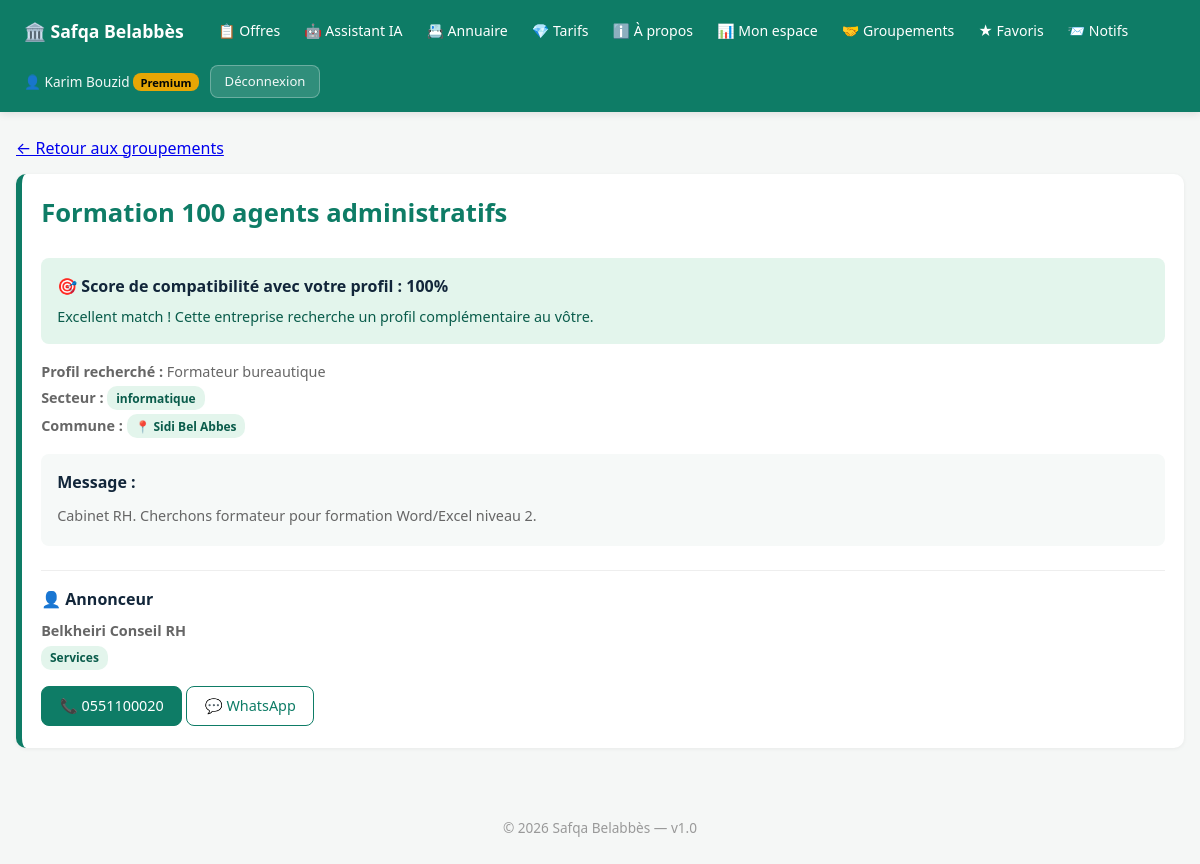
The app's page /partnerships/24 (signed in) with its own data.
### app/__init__.py (models this page shows, shortened)
class User(UserMixin, db.Model):
    __tablename__ = "users"
    id = db.Column(db.Integer, primary_key=True)
    email = db.Column(db.String(150), unique=True, nullable=False, index=True)
    phone = db.Column(db.String(20), unique=True, nullable=True, index=True)
    password_hash = db.Column(db.String(255), nullable=False)
    full_name = db.Column(db.String(120), nullable=False)
    role = db.Column(db.String(20), default="user", nullable=False)
    plan = db.Column(db.String(20), default="free", nullable=False)
    active = db.Column(db.Boolean, default=True, nullable=False)
    security_question = db.Column(db.String(40))
    security_answer_hash = db.Column(db.String(255))
    security_attempts = db.Column(db.Integer, default=0, nullable=False)
    email_notifications = db.Column(db.Boolean, default=True, nullable=False)
    sms_notifications = db.Column(db.Boolean, default=False, nullable=False)
    company = db.Column(db.String(150))
    sector_activity = db.Column(db.String(30))
    commune = db.Column(db.String(100))
    favorite_sectors = db.Column(db.String(300))
    created_at = db.Column(db.DateTime, default=datetime.utcnow)
    @property
    def is_admin(self):
        return self.role == "admin"
    @property
    def is_premium(self):
        if self.role == "admin":
            return True
        return self.plan == "premium"

class PartnershipAd(db.Model):
    __tablename__ = "partnership_ads"
    id = db.Column(db.Integer, primary_key=True)
    user_id = db.Column(db.Integer, db.ForeignKey("users.id"), nullable=False, index=True)
    tender_id = db.Column(db.Integer, db.ForeignKey("tenders.id"), nullable=True)
    tender_title = db.Column(db.String(300), nullable=False)
    looking_for = db.Column(db.String(300), nullable=False)
    sector_wanted = db.Column(db.String(30))
    commune_wanted = db.Column(db.String(100))
    message = db.Column(db.Text)
    contact_phone = db.Column(db.String(20))
    is_open = db.Column(db.Boolean, default=True, nullable=False)
    created_at = db.Column(db.DateTime, default=datetime.utcnow)
    user = db.relationship("User")
    tender = db.relationship("Tender")

### app/routes.py (the view)
@bp.route("/partnerships/<int:pid>")
@login_required
def partnership_detail(pid):
    ad = db.session.get(PartnershipAd, pid)
    if not ad:
        abort(404)
    if not ad.is_open and ad.user_id != current_user.id:
        flash("Cette annonce est fermee", "error")
        return redirect(url_for("routes.partnerships"))
    author = db.session.get(User, ad.user_id)
    score = _score_compatibility(current_user, ad) if ad.user_id != current_user.id else 100
    return render_template("partnership_detail.html", ad=ad, author=author, score=score)

### app/routes.py (called while the page is built)
def _score_compatibility(user_a, ad):
    score = 0
    max_score = 0
    if ad.sector_wanted:
        max_score += 40
        if user_a.sector_activity and user_a.sector_activity != ad.sector_wanted:
            score += 40
        elif user_a.sector_activity == ad.sector_wanted:
            score += 10
    if ad.commune_wanted and ad.commune_wanted != "Toute la wilaya":
        max_score += 30
        if user_a.commune == ad.commune_wanted:
            score += 30
        elif user_a.commune == "Toute la wilaya":
            score += 15
    if user_a.phone:
        max_score += 15
        score += 15
    if user_a.company:
        max_score += 15
        score += 15
    if max_score == 0:
        return 0
    return round(100 * score / max_score)

### app/templates/partnership_detail.html (shortened to what this page needs)
{% extends "base.html" %}
{% block content %}
<p><a href="/partnerships">← Retour aux groupements</a></p>
<div class="card" style="border-left-width:6px">
  <h1 style="margin-top:0">{{ ad.tender_title }}</h1>
  {% if ad.user_id != current_user.id %}
  <div style="background:{{ '#e3f5ec' if score >= 70 else ('#fffbf0' if score >= 40 else '#f5f7f6') }};padding:1rem;border-radius:8px;margin:1rem 0">
    <strong>🎯 Score de compatibilité avec votre profil : {{ score }}%</strong>
    {% if score >= 70 %}
      <p style="margin:0.3rem 0 0;font-size:0.9rem;color:#0a5c4b">Excellent match ! Cette entreprise recherche un profil complémentaire au vôtre.</p>
    {% elif score >= 40 %}
      <p style="margin:0.3rem 0 0;font-size:0.9rem;color:#8a5a00">Compatibilité moyenne. Contactez pour discuter.</p>
    {% else %}
      <p style="margin:0.3rem 0 0;font-size:0.9rem;color:#666">Faible compatibilité. Complétez votre profil pour améliorer le score.</p>
    {% endif %}
  </div>
  {% endif %}
  <p><strong>Profil recherché :</strong> {{ ad.looking_for }}</p>
  {% if ad.sector_wanted %}
    <p><strong>Secteur :</strong> <span class="chip">{{ sectors.get(ad.sector_wanted, ad.sector_wanted) }}</span></p>
  {% endif %}
  {% if ad.commune_wanted %}
    <p><strong>Commune :</strong> <span class="chip">📍 {{ ad.commune_wanted }}</span></p>
  {% endif %}
  {% if ad.message %}
  <div style="margin-top:1rem;padding:1rem;background:#f6f9f8;border-radius:8px">
    <strong>Message :</strong>
    <p style="margin-top:0.5rem">{{ ad.message }}</p>
  </div>
  {% endif %}
  <div style="margin-top:1.5rem;padding-top:1rem;border-top:1px solid #eee">
    <h3>👤 Annonceur</h3>
    <p><strong>{{ author.company or author.full_name }}</strong></p>
    {% if author.sector_activity %}
      <p><span class="chip">{{ sectors.get(author.sector_activity, author.sector_activity) }}</span></p>
    {% endif %}
    {% if ad.contact_phone %}
      <p style="margin-top:1rem">
        <a href="tel:{{ ad.contact_phone }}" class="btn">📞 {{ ad.contact_phone }}</a>
        {% if ad.contact_phone.startswith('0') %}
          <a href="https://wa.me/213{{ ad.contact_phone[1:] }}" target="_blank" class="btn btn-ghost">💬 WhatsApp</a>
        {% endif %}
      </p>
    {% endif %}
  </div>
</div>
{% endblock %}

### app/templates/base.html (shortened to what this page needs)
<!DOCTYPE html>
<html lang="fr">
<head>
</head>
<body>
<header>
  <div class="header-inner">
    <a href="/" class="brand">🏛️ Safqa Belabbès</a>
    {% if current_user.is_authenticated and current_user.is_admin %}
      <nav class="main-nav">
        <a href="/admin">🔧 Administration</a>
        <a href="/">👁️ Site public</a>
      </nav>
      <span class="spacer"></span>
      <div class="user-info">
        <span>👤 {{ current_user.full_name }}</span>
        <a href="/logout" class="btn btn-sm" style="background:rgba(255,255,255,0.15);color:#fff;border:1px solid rgba(255,255,255,0.3)">Déconnexion</a>
      </div>
    {% else %}
      <nav class="main-nav">
        <a href="/">📋 Offres</a>
        <a href="/chatbot">🤖 Assistant IA</a>
        <a href="/directory">📇 Annuaire</a>
        <a href="/pricing">💎 Tarifs</a>
        <a href="/about">ℹ️ À propos</a>
        {% if current_user.is_authenticated %}
          <a href="/dashboard">📊 Mon espace</a>
          <a href="/partnerships">🤝 Groupements</a>
          <a href="/favorites">★ Favoris</a>
          <a href="/notifications">📨 Notifs{% if unread_notif and unread_notif > 0 %} <span class="badge">{{ unread_notif }}</span>{% endif %}</a>
        {% endif %}
      </nav>
      {% if current_user.is_authenticated %}
        <div class="user-info">
          <span>👤 {{ current_user.full_name }}
            {% if current_user.is_premium %}<span class="chip-premium">Premium</span>{% endif %}
          </span>
          <a href="/logout" class="btn btn-sm" style="background:rgba(255,255,255,0.15);color:#fff;border:1px solid rgba(255,255,255,0.3)">Déconnexion</a>
        </div>
      {% else %}
        <div class="user-info">
          <a href="/login">Connexion</a>
          <a href="/register" class="btn btn-sm btn-accent">Inscription</a>
        </div>
      {% endif %}
    {% endif %}
  </div>
</header>
<main>
{% block content %}{% endblock %}
</main>
<footer>© 2026 Safqa Belabbès — v1.0</footer>
</body>
</html>

### app/templates/base.html (style rules this page uses)
* { box-sizing: border-box; margin: 0; padding: 0; }
body { font-family: system-ui, -apple-system, "Segoe UI", sans-serif; background: #f5f7f6; color: #12263a; line-height: 1.6; }
header { background: #0e7c66; color: #fff; padding: 0.85rem 1.5rem; position: sticky; top: 0; z-index: 100; box-shadow: 0 2px 8px rgba(0,0,0,0.1); }
header .header-inner { max-width: 1280px; margin: 0 auto; display: flex; align-items: center; gap: 1rem; flex-wrap: wrap; }
header a { color: #fff; text-decoration: none; font-weight: 500; font-size: 0.9rem; }
header .brand { font-size: 1.1rem; font-weight: 700; margin-right: 0.5rem; }
header .user-info { display: flex; align-items: center; gap: 0.7rem; font-size: 0.85rem; opacity: 0.95; }
header .chip-premium { background: #f2a900; color: #000; padding: 0.1rem 0.45rem; border-radius: 8px; font-size: 0.7rem; font-weight: 700; }
nav.main-nav { display: flex; align-items: center; gap: 0.2rem; flex-wrap: wrap; }
nav.main-nav a { padding: 0.4rem 0.65rem; border-radius: 6px; font-size: 0.88rem; transition: background 0.15s; }
main { max-width: 1280px; margin: 0 auto; padding: 1.5rem 1rem; min-height: calc(100vh - 200px); }
h1 { margin-bottom: 1.5rem; color: #0e7c66; font-size: 1.6rem; }
h3 { font-size: 1rem; }
.card { background: #fff; padding: 1.2rem; margin: 0.8rem 0; border-radius: 10px; box-shadow: 0 1px 4px rgba(0,0,0,0.06); border-left: 4px solid #0e7c66; }
.card h3 { margin-bottom: 0.4rem; }
.card p { color: #666; font-size: 0.9rem; margin: 0.2rem 0; }
.btn, .btn-sm, .btn-ghost, .btn-accent, .btn-danger { display: inline-flex; align-items: center; justify-content: center; padding: 0.55rem 1.1rem; border-radius: 8px; cursor: pointer; text-decoration: none; font-size: 0.9rem; font-weight: 500; font-family: inherit; border: 1px solid transparent; transition: all 0.15s; white-space: nowrap; line-height: 1.4; }
.btn { background: #0e7c66; color: #fff; border-color: #0e7c66; }
.btn-sm { padding: 0.4rem 0.85rem; font-size: 0.82rem; }
.btn-ghost { background: transparent; color: #0e7c66; border-color: #0e7c66; }
.chip { display: inline-block; background: #e3f5ec; color: #0a5c4b; padding: 0.15rem 0.55rem; border-radius: 10px; font-size: 0.75rem; font-weight: 600; }
footer { text-align: center; padding: 2rem 1rem; color: #999; font-size: 0.85rem; }

### records on screen
User: full_name "Karim Bouzid"
PartnershipAd: tender_title "Formation 100 agents administratifs", looking_for "Formateur bureautique", get "informatique", commune_wanted "Sidi Bel Abbes", message "Cabinet RH. Cherchons formateur pour formation Word/Excel niveau 2.", contact_phone "0551100020"
User: company "Belkheiri Conseil RH", get "Services"

### other values on screen
{{ score }} "100"
